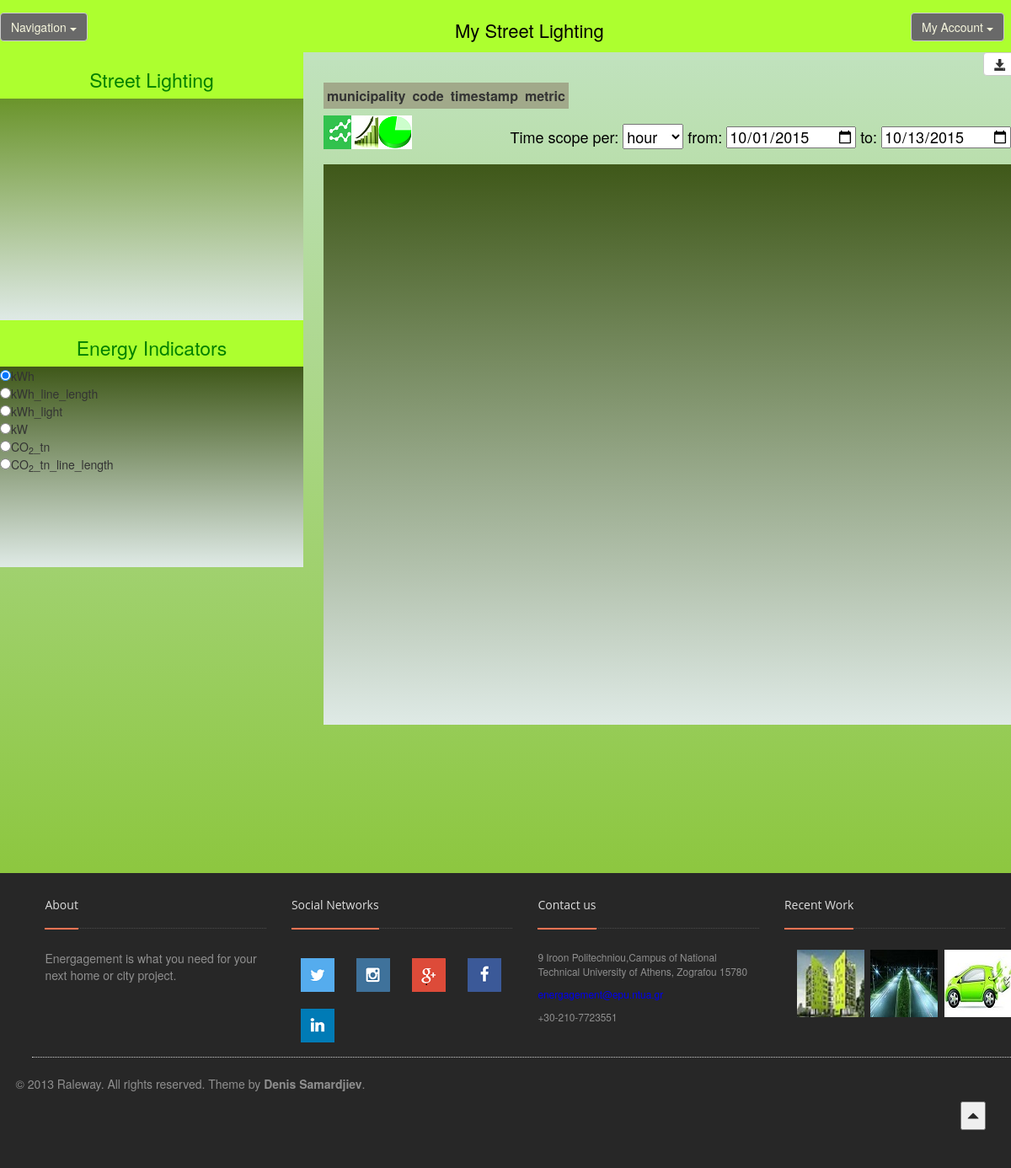
The page /p/street_lighting/ on the database as committed earlier.
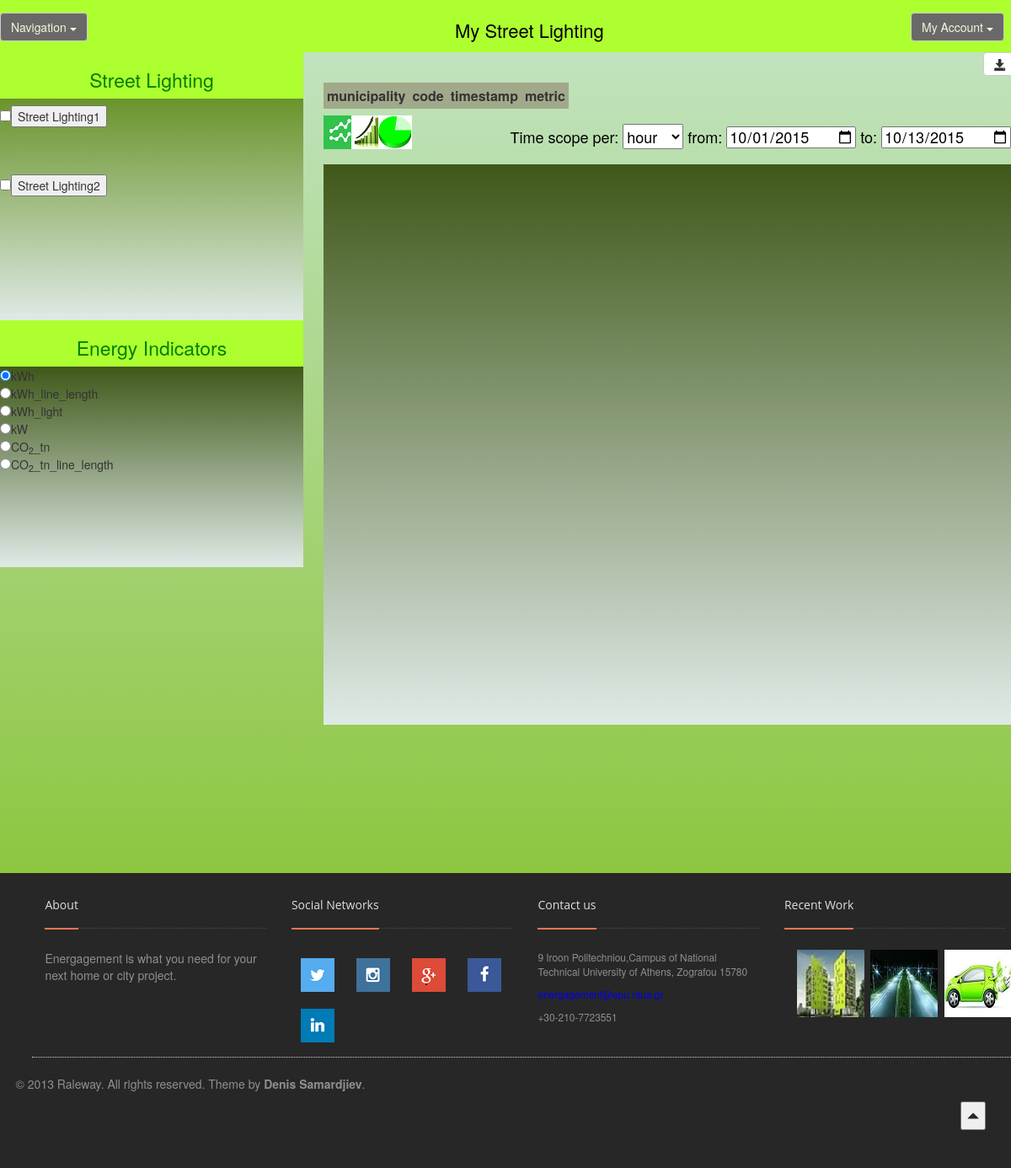
The same page on the database as committed later.
### myapp/models.py (models this page shows)
class StreetLighting(models.Model):
    line_code = models.IntegerField(default=0)
    municipality = models.CharField(max_length=200, default="Athens")
    streets = models.CharField(max_length=200, default="Poseidonos")
    postcode = models.IntegerField(default=0)
    longitude = models.FloatField(default=0.0)
    latitude = models.FloatField(default=0.0)
    map_area = models.IntegerField(default=0)
    power_installed = models.FloatField(default=0.0)
    line_length = models.FloatField(default=0.0)
    lights_number = models.IntegerField(default=0)
    kwh=models.ManyToManyField(Value, null=True, blank=True, related_name="kwh_s")
    kw=models.ManyToManyField(Value, null=True, blank=True, related_name="kw_s")
    co2_tn=models.ManyToManyField(Value, null=True, blank=True, related_name="co2_tn_s")

### myapp/views.py (the view)
def street_lighting(request):
    all_street_lighting = list(StreetLighting.objects.all())
    return render_to_response('myapp/street_lighting.html', {'all_street_lighting': all_street_lighting},)

### energagement/templates/myapp/street_lighting.html (shortened to what the changed rows need)
{% extends "myapp/base_street_lighting.html" %}
{% load staticfiles %}
{% block content %}
<head lang="en">
    <link rel="stylesheet" type="text/css" href="{% static 'myapp/mycss.css' %}" />
    <link rel="stylesheet" type="text/css" href="{% static 'myapp/jquery.dynatable.css' %}" />
</head>
<body>
    <br/>
    <div style="width: 30%; height: 500px;  margin-right:auto; margin-bottom: 10%; ">
        <div style="width: 100%; background-color:#ADFF2F;">
            <h3 style="color: green; font-size: 23px;"> <center>Street Lighting</center> </h3>
        </div>
        <div style="width: 100%; height: 52.5%; overflow-y: scroll; background: -webkit-linear-gradient(top, #6A942B, #DFEAE6);">
            <ul style="vertical-align: middle; -webkit-padding-start: 0px;">
                <div class="a">
                    {% for item in all_street_lighting %}
                        <input type="checkbox" class="graph-button" id="graph-button-{{item.id}}"><button class="navbar-btn" type="button" data-toggle="collapse" href="#info{{item.id}}">Street Lighting{{item.id}}</button></input>
                        <br/>
                        <br/><br/>
                    {% endfor %}
                </div>
            </ul>
        </div>
        <div style="width: 100%; background-color:#ADFF2F">
            <h3 style="color: green; font-size: 23px;"> <center>Energy Indicators</center> </h3>
        </div>
        <div style="width: 100%; height: 47.5%; background: -webkit-linear-gradient(top, #3F5819, #DFEAE6); overflow-y: scroll">
            <ul style="vertical-align: middle; -webkit-padding-start: 0px;">
                <input class="radio-button" type="radio" name="indicator" value="kwh" checked="checked">kWh</input><br>
                <input class="radio-button" type="radio" name="indicator" value="kwh_line_length">kWh_line_length</input><br>
                <input class="radio-button" type="radio" name="indicator" value="kwh_light">kWh_light</input><br>
                <input class="radio-button" type="radio" name="indicator" value="kw">kW</input><br>
                <input class="radio-button" type="radio" name="indicator" value="co2_tn">CO<sub>2</sub>_tn</input><br>
                <input class="radio-button" type="radio" name="indicator" value="co2_tn_line_length">CO<sub>2</sub>_tn_line_length</input><br>
            </ul>
        </div>
   	</div>
    <div style="width: 68%; height: 950px; margin-left: 2%; margin-right:auto; margin-bottom: 2%">
        <div class="row1"  style="width:100%; margin-top: 1%">
            <div id="dtltbl" style="width:100%">
                <table id="myTable" data-show-export="true">
                    <thead>
                        <th data-dynatable-column="municipality"> municipality </th>
                        <th data-dynatable-column="code"> code </th>
                        <th data-dynatable-column="timestamp"> timestamp <a class="-webkit-any-link" href="#" id="timestamp"> </a> </th>
                        <th data-dynatable-column="metric" > metric <a class="-webkit-any-link" href="#" id="metric"> </a></th>
                    </thead>
                </table>
            </div>
        </div>
    </div>
</body>
{% endblock %}

Rows that differ between the two databases and show on the page:
added StreetLighting: id "1"
added StreetLighting: id "2"
